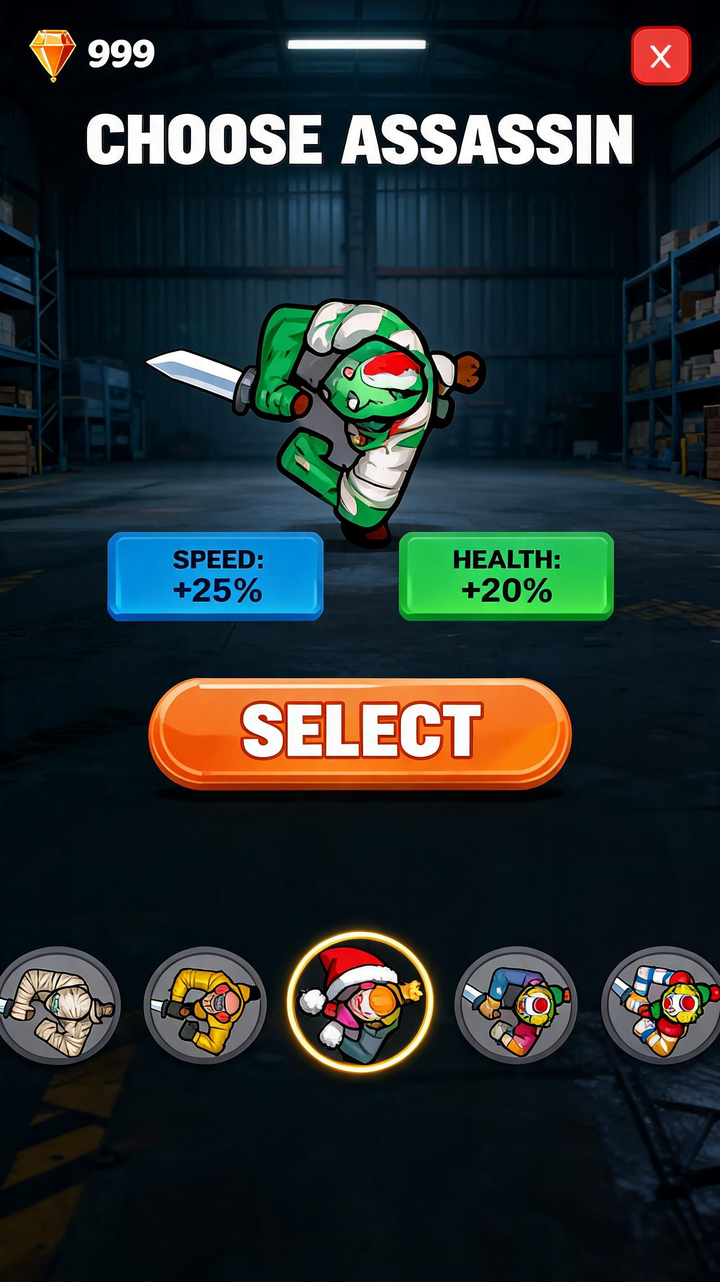
#> input picture art_source/selector/concept.webp, 720 x 1282 px
$ python build_selector_background.py
#> lines starting #> are read from the running program, lines starting #| are printed output that depends on the picture
#!/usr/bin/env python3
"""Reconstruct a clean backdrop from the selected warehouse UI concept.

Labels, character art and controls in the concept are removed. Godot supplies
real dynamic controls. Requires Pillow, NumPy and OpenCV.
"""
from pathlib import Path
from PIL import Image
import numpy as np,cv2
ROOT = Path(__file__).resolve().parents[1]
im=Image.open(ROOT/'art_source/selector/concept.webp').convert('RGB').resize((720,1282),Image.Resampling.LANCZOS)
#> im is the input picture: PIL image 720x1282 RGB; mean R, G, B 37.4, 46.3, 46.5
a=np.array(im); m=np.zeros(a.shape[:2],np.uint8)
# Only small isolated marks in the header need inpainting.
for x1,y1,x2,y2 in [(14,15,166,84),(624,12,701,96),(76,99,643,171)]:m[y1:y2,x1:x2]=255
b=cv2.inpaint(a,m,5,cv2.INPAINT_TELEA)
# Extend the clean upper corrugated back wall behind the original demo figure.
# Feather the pasted patch into the existing warehouse shelving.
patch=cv2.resize(a[180:291,130:505],(375,175),interpolation=cv2.INTER_LINEAR)
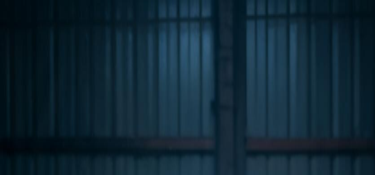
#> patch: shape (175, 375, 3); mean R, G, B 15.4, 38.5, 52.2
y1,y2,x1,x2=290,465,130,505
feather=np.ones((175,375),np.float32)
for k in range(10):
 t=(k+1)/10; feather[:,k]*=t;feather[:,-1-k]*=t
for k in range(12):feather[k,:]*=(k+1)/12
b[y1:y2,x1:x2]=(patch*feather[:,:,None]+b[y1:y2,x1:x2]*(1-feather[:,:,None])).astype(np.uint8)
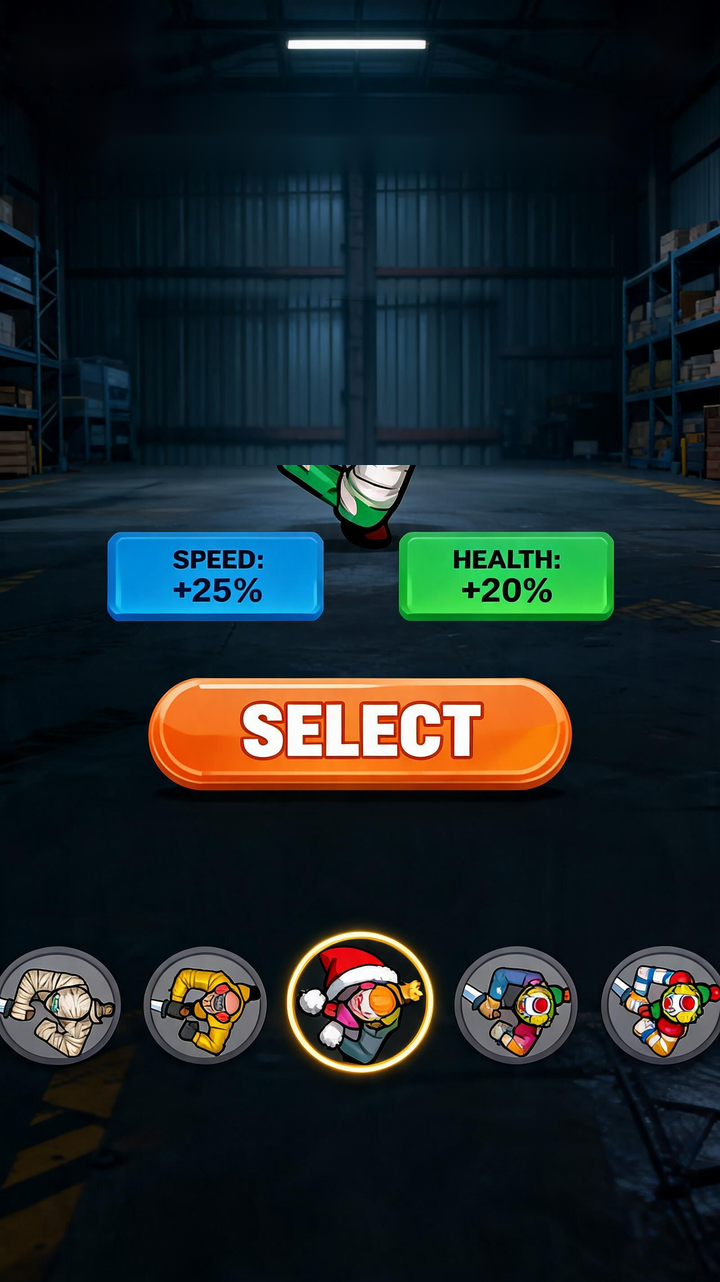
#> b: shape (1282, 720, 3); mean R, G, B 28.7, 38.6, 40.6
# Replace foreground demo art/buttons/carousel with a continuous real floor
# sample from the untouched lower part of the selected concept.
base=a[808:920,:,:]
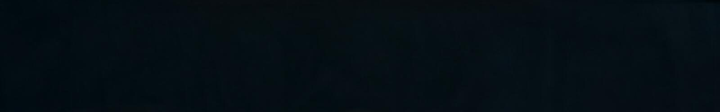
#> base: shape (112, 720, 3); mean R, G, B 4.7, 14.2, 20.4
floor=cv2.resize(base,(720,817),interpolation=cv2.INTER_LINEAR).astype(np.float32)
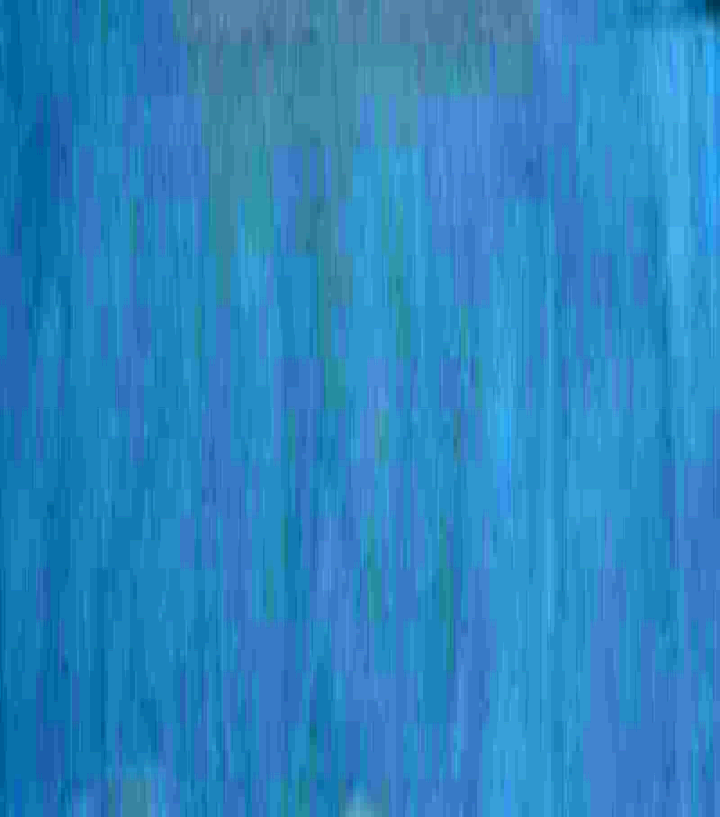
#> floor: shape (817, 720, 3) float32; mean R, G, B 4.7, 14.2, 20.4; drawn with min black and max white
y,x=np.mgrid[0:817,0:720]
spot=np.exp(-((x-360)/390)**2-((y-100)/290)**2) * np.maximum(0,1-y/720)
floor += spot[:,:,None]*np.array([8,14,17],np.float32)
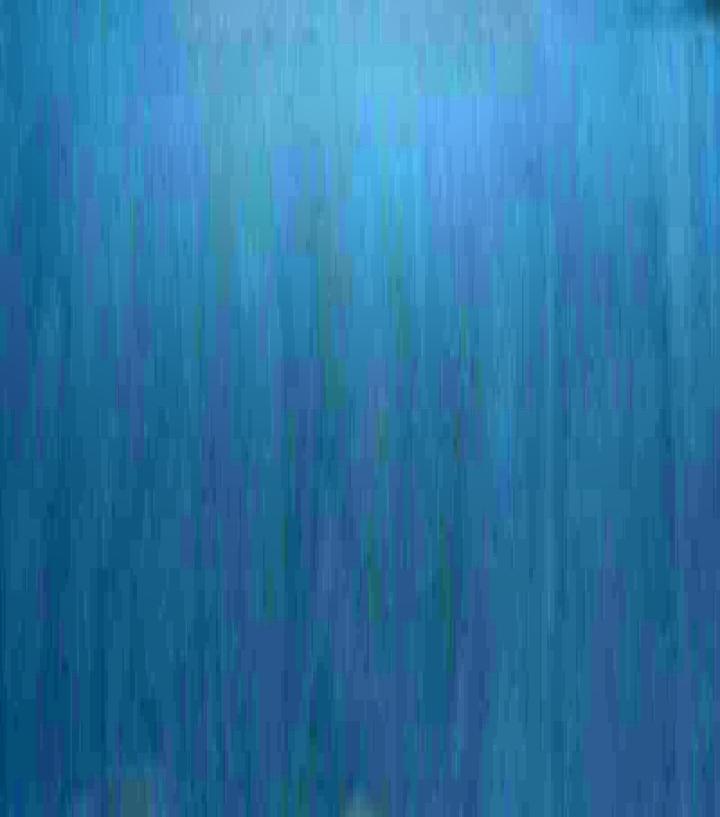
#> floor: shape (817, 720, 3) float32; mean R, G, B 6.6, 17.5, 24.5; drawn with min black and max white
floor=np.clip(floor,0,255).astype('uint8')
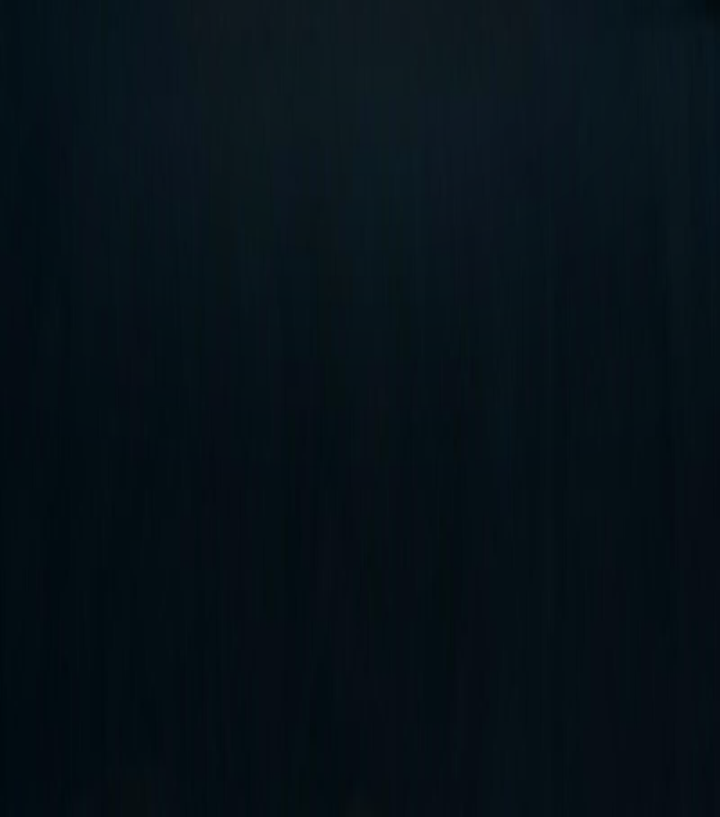
#> floor: shape (817, 720, 3); mean R, G, B 6.3, 17.2, 24.2
# Replace the complete sample foreground; no demo character pixels remain.
b[465:]=floor
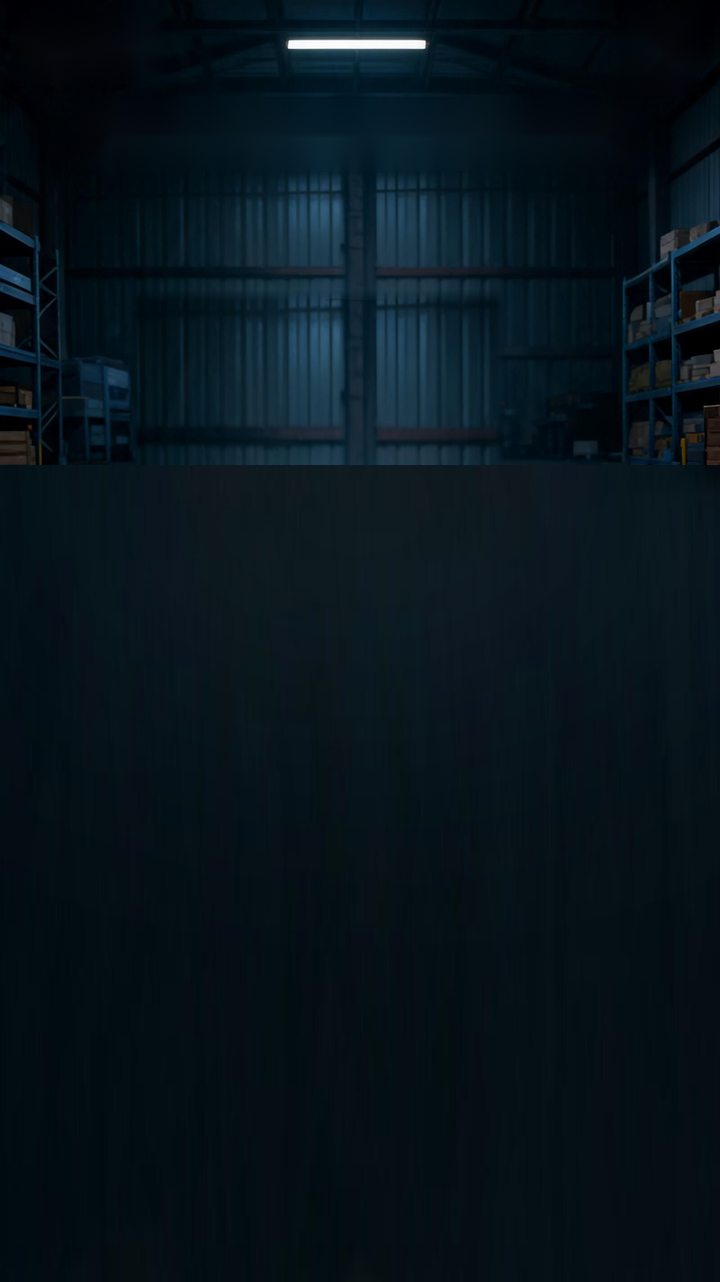
#> b: shape (1282, 720, 3); mean R, G, B 7.4, 20, 28
# Slight overall dim lets the real dynamic UI remain legible.
b=(b.astype(np.float32)*0.91).clip(0,255).astype('uint8')
Image.fromarray(b).save(ROOT/'assets/ui/selector/warehouse.jpg',quality=90,optimize=True)
